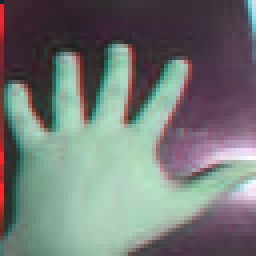
%> input picture [Sem6]/Systemy Rekonfigurowalne/LAB9/reka_2_64x64.ppm, 64 x 64 px (shown 4 times larger)
$ octave programowy.m   (GNU Octave 9; MATLAB toolbox functions it lacks are replaced by stand-ins)
%> lines starting %> are read from the running program, lines starting %| are printed output that depends on the picture; in (x1, y1, x2, y2) boxes, pixels count from 0 and x2, y2 are one past the last pixel; in counts of white or black regions, pixels touching at a corner belong together; the program's own positions count from 1


clear all;
path = 'reka_2_64x64.ppm';
%%%% ycbcr
img = imread(path);
%> img is the input picture: size 64x64x3 uint8; mean R, G, B 113.5, 120, 117.3

%%%wlasny
y = 0.299*img(:,:,1)+0.587* img(:,:,2)+0.114*img(:,:,3);
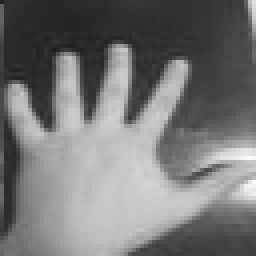
%> y: size 64x64 uint8 (shown 4 times larger); min 30, max 252, mean 117.8
Cb = -0.168736*img(:,:,1)-0.331264* img(:,:,2)+0.5*img(:,:,3)+128;
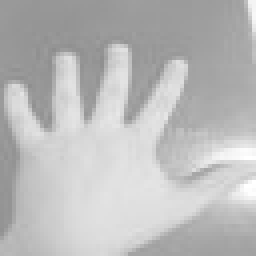
%> Cb: size 64x64 uint8 (shown 4 times larger); min 141, max 255, mean 186.9
Cr = 0.5*img(:,:,1)-0.418688* img(:,:,2)-0.081312*img(:,:,3)+128;
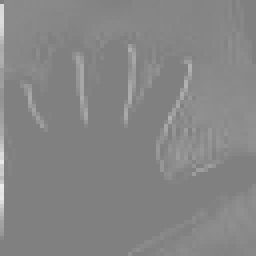
%> Cr: size 64x64 uint8 (shown 4 times larger); min 128, max 235, mean 133.4
img_ycrcb= cat(3,y,Cb,Cr);
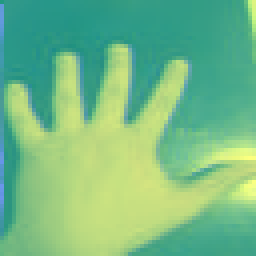
%> img_ycrcb: size 64x64x3 uint8 (shown 4 times larger); mean R, G, B 117.8, 186.9, 133.4
img_mask = (185<Cb & Cb<1225 & 127<Cr& Cr<129);
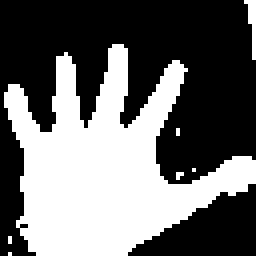
%> img_mask: size 64x64 logical (shown 4 times larger); 41.7% white; 7 white regions (5 under 20 px), largest, box (x1, y1, x2, y2) and area: (1, 11, 64, 64) 1677, (61, 0, 64, 15) 22


%matlabowy
%img_ycrcb= rgb2ycbcr(img);
%img_mask = (118<img_ycrcb(:,:,2) & img_ycrcb(:,:,2)<132 & 100<img_ycrcb(:,:,3)& img_ycrcb(:,:,3)<125);
%%%%


img_no_noise = medfilt2(img_mask,[5 5]);
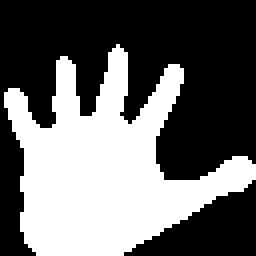
%> img_no_noise: size 64x64 logical (shown 4 times larger); 40.9% white; 1 white region, box (x1, y1, x2, y2) and area: (1, 11, 64, 64) 1676
%> (the run ends here)

$ run again, with [Sem6]/Systemy Rekonfigurowalne/LAB9/reka_1_64x64.ppm copied over [Sem6]/Systemy Rekonfigurowalne/LAB9/reka_2_64x64.ppm
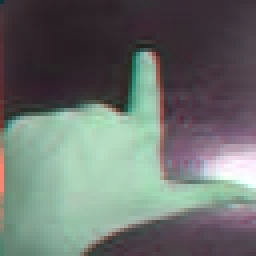
%> input picture [Sem6]/Systemy Rekonfigurowalne/LAB9/reka_1_64x64.ppm, 64 x 64 px (shown 4 times larger)
%> img is the input picture: size 64x64x3 uint8; mean R, G, B 105.5, 112.5, 108.6
%> `img_mask = (185<Cb & Cb<1225 & 127<Cr& Cr<129);`:
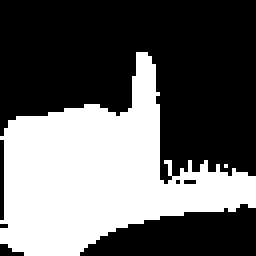
%> img_mask: size 64x64 logical (shown 4 times larger); 39% white; 2 white regions (1 under 20 px), largest, box (x1, y1, x2, y2) and area: (0, 13, 64, 64) 1598
%> `img_no_noise = medfilt2(img_mask,[5 5]);`:
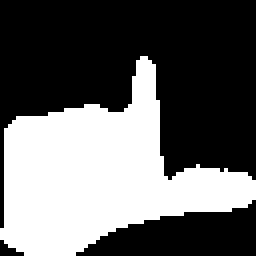
%> img_no_noise: size 64x64 logical (shown 4 times larger); 39% white; 1 white region, box (x1, y1, x2, y2) and area: (0, 14, 64, 64) 1597
